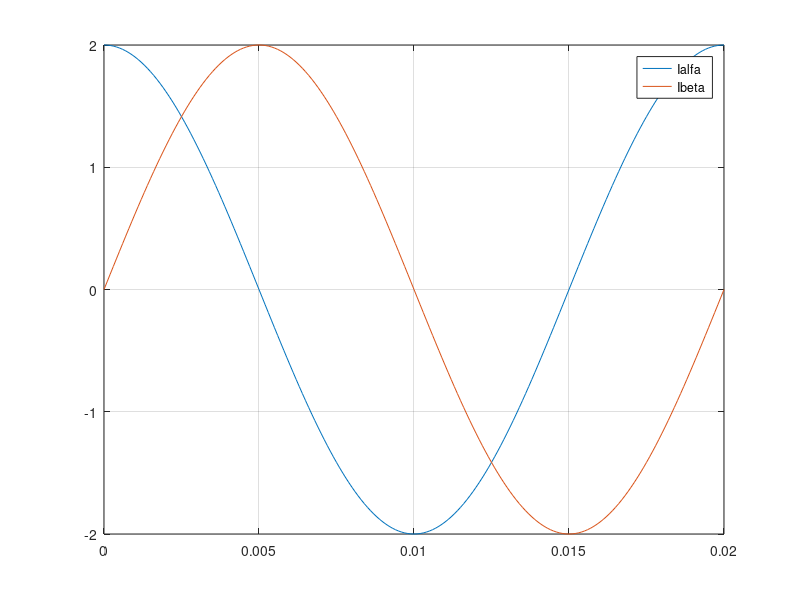
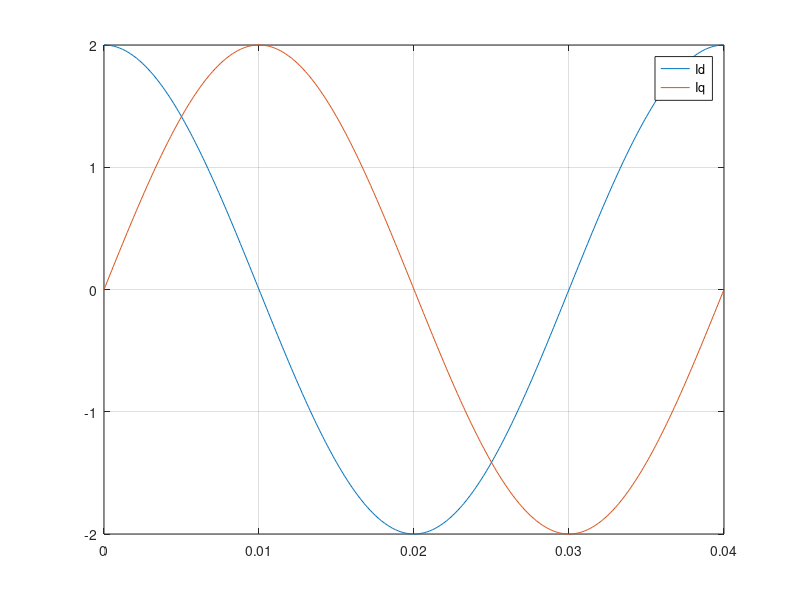
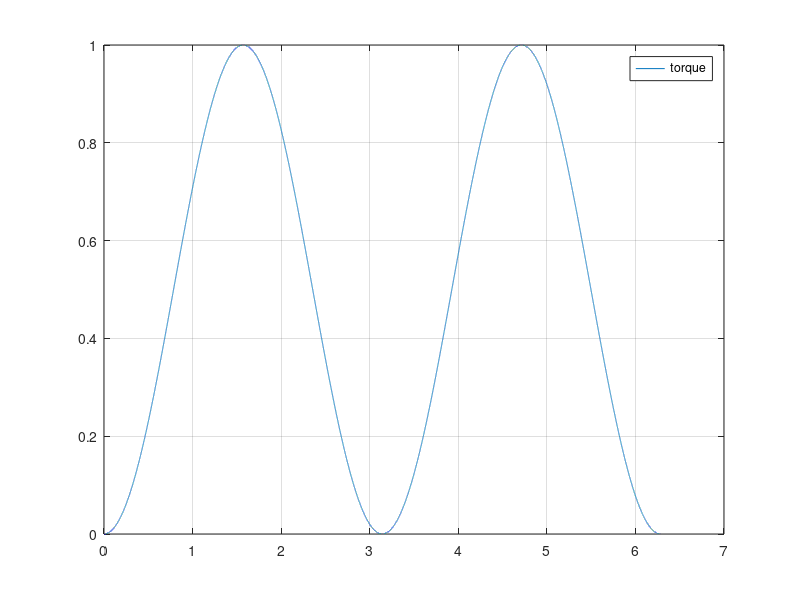

The MATLAB script that drew these images, in order:
clc
clear all
f=50;
we1=2*pi*f
t=[0:0.0001:0.02]
Ialfa=2*cos(we1*t)
Ibeta=2*cos(we1*t-pi/2)
figure()
plot(t,Ialfa,t,Ibeta)
legend('Ialfa','Ibeta')
grid on
%%
f2=25;
f=50;
we1=2*pi*f
we2=2*pi*f2
t=[0:0.0001:0.04]
Id=2*cos(we1*t-we2*t)
Iq=2*cos(we1*t-we2*t-pi/2)
figure()
plot(t,Id,t,Iq)
legend('Id','Iq')
grid on
%%
%%
%1.c)
%PARAMETERS:
% ojo igual cambia!!
Im1=1
landa_mpm=1
poles_pairs=1 %OJO NOT PAIR POLES, ONLY POLES.
angle=[0:0.0001:2*pi];


%instantaneous torque equation
t_inst=poles_pairs*Im1*landa_mpm*sin(angle).*sin(angle);%OJO el 2*we!

figure(4)
plot(angle,t_inst)
legend('torque')
grid on